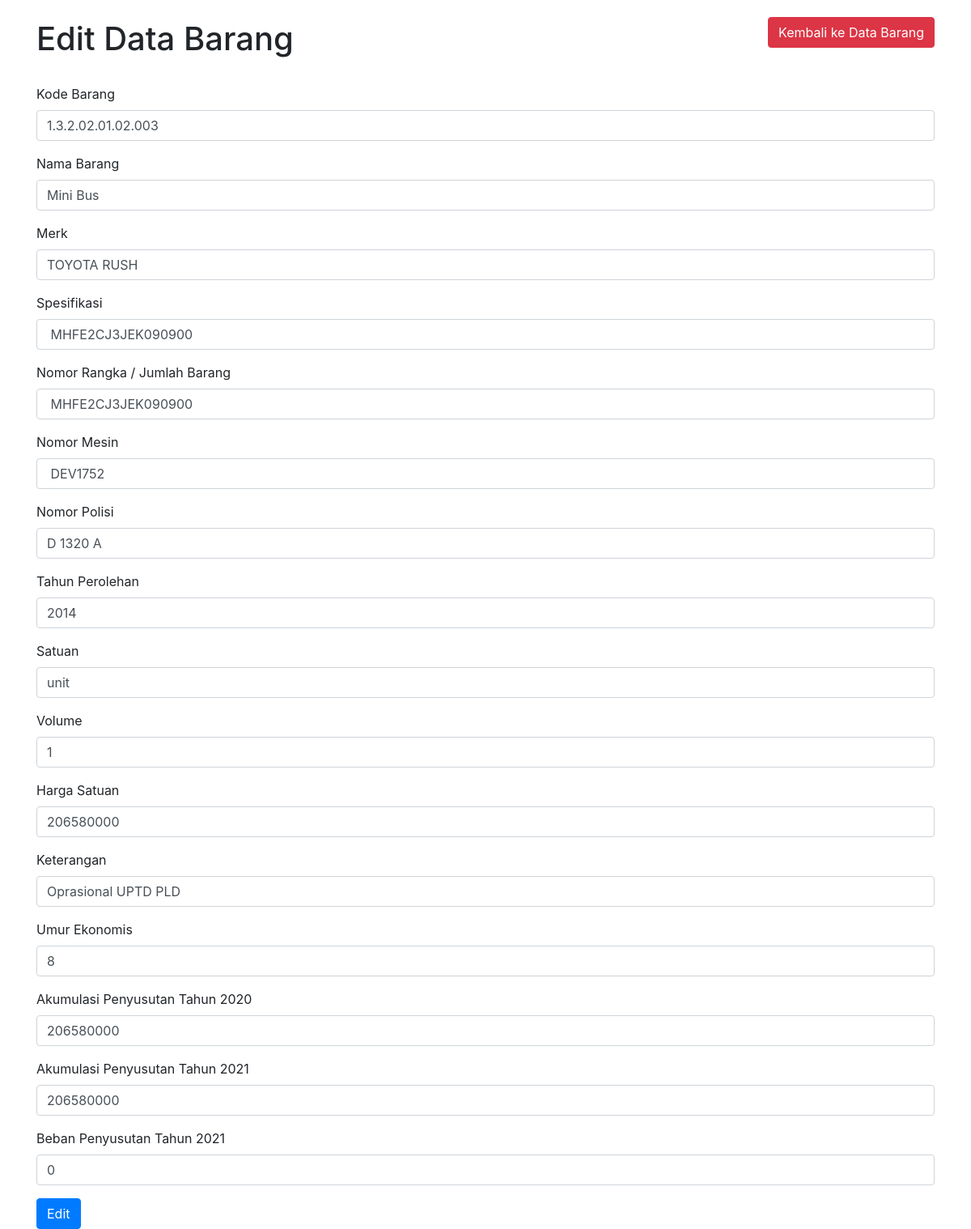
The page /edit.php?idx=1 on the database its author committed.
### tables this page shows
CREATE TABLE `barang` (
  `idx` int(3) NOT NULL,
  `kode_barang` varchar(20) NOT NULL,
  `nama_barang` varchar(50) NOT NULL,
  `merk` varchar(43) NOT NULL,
  `spesifikasi` varchar(50) NOT NULL,
  `no_jumlah` varchar(20) NOT NULL,
  `no_mesin` varchar(15) NOT NULL,
  `no_polisi` varchar(15) NOT NULL,
  `tahun_perolehan` int(4) NOT NULL,
  `volume` varchar(4) NOT NULL,
  `satuan` varchar(25) NOT NULL,
  `harga_satuan` int(11) NOT NULL,
  `keterangan` varchar(50) NOT NULL,
  `u_ekonomis` varchar(2) NOT NULL,
  `akum_2020` longtext NOT NULL,
  `akum_2021` int(11) NOT NULL,
  `beban_2021` int(11) NOT NULL
);

### edit.php (the view, shortened to what this page needs)
<?php
require 'koneksi.php';
if (isset($_GET['idx'])) {
    $idx = $_GET['idx'];
    $query = "SELECT * FROM barang WHERE idx = '$idx'";
    $result = mysqli_query($conn, $query);
    $row = mysqli_fetch_assoc($result);
}
?>
<!DOCTYPE html>
<html lang="en">
<head>
    <link href="https://stackpath.bootstrapcdn.com/bootstrap/4.5.2/css/bootstrap.min.css" rel="stylesheet">
</head>
<body>
    <div class="container">
        <div class="flex-container">
            <h1 class="mt-4">Edit Data Barang</h1>
            <a href="barang.php" class="btn btn-danger">Kembali ke Data Barang</a>
        </div>
    </div>
    <div class="container mt-4">
        <form method="post">
            <div class="form-group">
                <label for="kode_barang">Kode Barang</label>
                <input type="text" class="form-control" id="kode_barang" name="kode_barang" value="<?php echo $row['kode_barang']; ?>" required>
            </div>
            <div class="form-group">
                <label for="nama_barang">Nama Barang</label>
                <input type="text" class="form-control" id="nama_barang" name="nama_barang" value="<?php echo $row['nama_barang']; ?>" required>
            </div>
            <div class="form-group">
                <label for="merk">Merk</label>
                <input type="text" class="form-control" id="merk" name="merk" value="<?php echo $row['merk']; ?>" required>
            </div>
            <div class="form-group">
                <label for="spesifikasi">Spesifikasi</label>
                <input type="text" class="form-control" id="spesifikasi" name="spesifikasi" value="<?php echo $row['spesifikasi']; ?>" required>
            </div>
            <div class="form-group">
                <label for="no_jumlah">Nomor Rangka / Jumlah Barang</label>
                <input type="text" class="form-control" id="no_jumlah" name="no_jumlah" value="<?php echo $row['no_jumlah']; ?>" required>
            </div>
            <div class="form-group">
                <label for="no_mesin">Nomor Mesin</label>
                <input type="text" class="form-control" id="no_mesin" name="no_mesin" value="<?php echo $row['no_mesin']; ?>" required>
            </div>
            <div class="form-group">
                <label for="no_polisi">Nomor Polisi</label>
                <input type="text" class="form-control" id="no_polisi" name="no_polisi" value="<?php echo $row['no_polisi']; ?>" required>
            </div>
            <div class="form-group">
                <label for="tahun_perolehan">Tahun Perolehan</label>
                <input type="number" class="form-control" id="tahun_perolehan" name="tahun_perolehan" value="<?php echo $row['tahun_perolehan']; ?>" required>
            </div>
            <div class="form-group">
                <label for="satuan">Satuan</label>
                <input type="text" class="form-control" id="satuan" name="satuan" value="<?php echo $row['satuan']; ?>" required>
            </div>
            <div class="form-group">
                <label for="volume">Volume</label>
                <input type="number" class="form-control" id="volume" name="volume" value="<?php echo $row['volume']; ?>" required>
            </div>
            <div class="form-group">
                <label for="harga_satuan">Harga Satuan</label>
                <input type="number" class="form-control" id="harga_satuan" name="harga_satuan" value="<?php echo $row['harga_satuan']; ?>" required>
            </div>
            <div class="form-group">
                <label for="keterangan">Keterangan</label>
                <input type="text" class="form-control" id="keterangan" name="keterangan" value="<?php echo $row['keterangan']; ?>" required>
            </div>
            <div class="form-group">
                <label for="u_ekonomis">Umur Ekonomis</label>
                <input type="text" class="form-control" id="u_ekonomis" name="u_ekonomis" value="<?php echo $row['u_ekonomis']; ?>" required>
            </div>
            <div class="form-group">
                <label for="akum_2020">Akumulasi Penyusutan Tahun 2020</label>
                <input type="text" class="form-control" id="akum_2020" name="akum_2020" value="<?php echo $row['akum_2020']; ?>" required>
            </div>
            <div class="form-group">
                <label for="akum_2021">Akumulasi Penyusutan Tahun 2021</label>
                <input type="text" class="form-control" id="akum_2021" name="akum_2021" value="<?php echo $row['akum_2021']; ?>" required>
            </div>
            <div class="form-group">
                <label for="beban_2021">Beban Penyusutan Tahun 2021</label>
                <input type="text" class="form-control" id="beban_2021" name="beban_2021" value="<?php echo $row['beban_2021']; ?>" required>
            </div>
            <button type="submit" class="btn btn-primary">Edit</button>
        </form>
    </div>
</body>
</html>

### edit.php (style rules this page uses)
.flex-container { display: flex; justify-content: space-between; align-items: center; margin-bottom: 20px; }

### rows shown on the page
barang: kode_barang "1.3.2.02.01.02.003", nama_barang "Mini Bus", merk "TOYOTA RUSH", spesifikasi "MHFE2CJ3JEK090900", no_jumlah "MHFE2CJ3JEK090900", no_mesin "DEV1752", no_polisi "D 1320 A", tahun_perolehan "2014", satuan "unit", volume "1", harga_satuan "206580000", keterangan "Oprasional UPTD PLD", u_ekonomis "8", akum_2020 "206580000", akum_2021 "206580000", beban_2021 "0"
